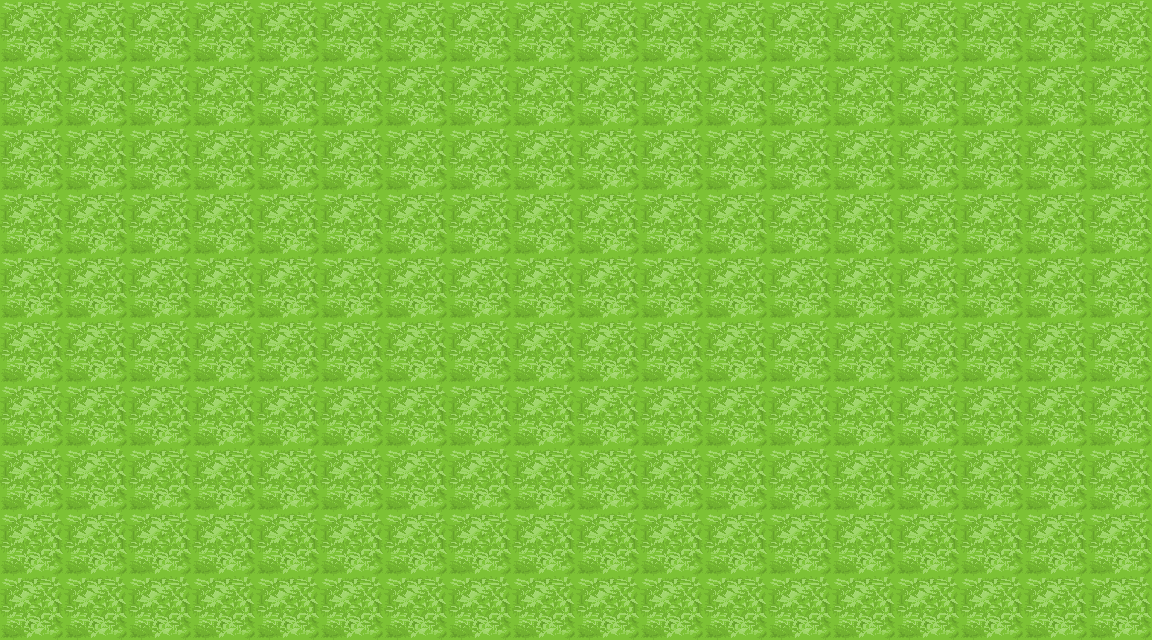

Rendered tile map (Tiled .tmx) drawn with the repository's tilesets; below, a short description and the full map source, tile grids included:
An orthogonal 18x10 tile map with 64x64 px tiles, 1 tile layer (Tile Layer 1).

<map version="1.4" tiledversion="1.4.3" orientation="orthogonal" renderorder="right-down" width="18" height="10" tilewidth="64" tileheight="64" infinite="0" nextlayerid="2" nextobjectid="1">
 <tileset firstgid="1" source="snakeset.tsx" />
 <layer id="1" name="Tile Layer 1" width="18" height="10">
  <data encoding="csv">
5,5,5,5,5,5,5,5,5,5,5,5,5,5,5,5,5,5,
5,5,5,5,5,5,5,5,5,5,5,5,5,5,5,5,5,5,
5,5,5,5,5,5,5,5,5,5,5,5,5,5,5,5,5,5,
5,5,5,5,5,5,5,5,5,5,5,5,5,5,5,5,5,5,
5,5,5,5,5,5,5,5,5,5,5,5,5,5,5,5,5,5,
5,5,5,5,5,5,5,5,5,5,5,5,5,5,5,5,5,5,
5,5,5,5,5,5,5,5,5,5,5,5,5,5,5,5,5,5,
5,5,5,5,5,5,5,5,5,5,5,5,5,5,5,5,5,5,
5,5,5,5,5,5,5,5,5,5,5,5,5,5,5,5,5,5,
5,5,5,5,5,5,5,5,5,5,5,5,5,5,5,5,5,5
</data>
 </layer>
</map>
